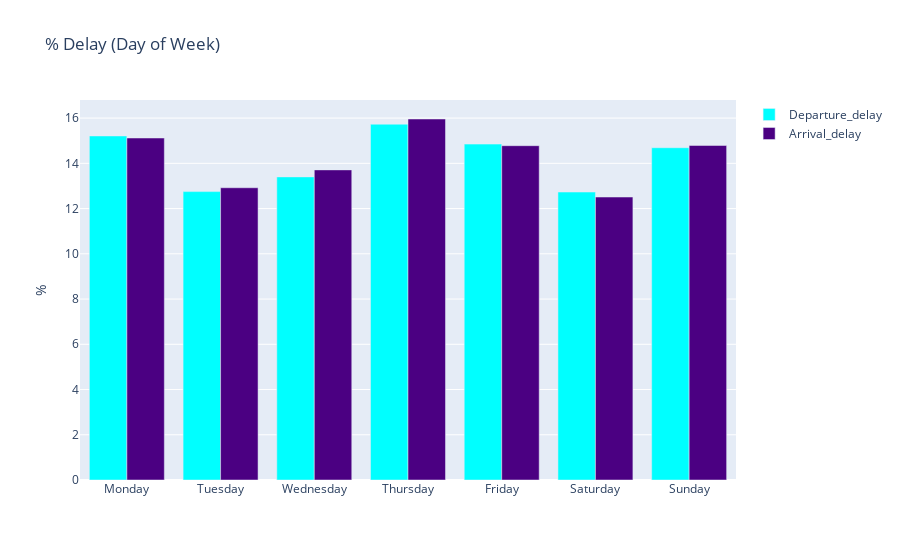

Notebook code cell kept with this figure:
### Markdown cell above
Selon le tableau ci-dessus, le retard d'arrivée est supérieur à celui du retard de départ. On l'observe en juin oû on a enregistré le plus grand nombre de retard.

### Code cell
# Percentage of delay per month

df_d = df.groupby('DAY_OF_WEEK').DEP_DELAY_NEW.mean().round(2)
df_d.index = df_d.index.map(days)

trace1 = go.Bar(
    x=df_d.index,
    y=df_d.values,
    name = 'Departure_delay',
    marker=dict(
        color = 'cyan'
    )
)

df_d = df.groupby('DAY_OF_WEEK').ARR_DELAY_NEW.mean().round(2)
df_d.index = df_d.index.map(days)

trace2 = go.Bar(
    x=df_d.index,
    y=df_d.values,
    name='Arrival_delay',
    marker=dict(
        color = 'indigo'
    )
)

data = [trace1,trace2]
layout = go.Layout(
    title='% Delay (Day of Week)', 
    yaxis = dict(title = '%')
)

fig = go.Figure(data=data, layout=layout)
py.iplot(fig)

### Figure 1 — Plotly figure (JSON) as saved in the notebook; plotly's stock layout.template omitted (floating-point values rounded to 4 significant figures)
{"data": [{"marker": {"color": "cyan"}, "name": "Departure_delay", "type": "bar", "x": ["Monday", "Tuesday", "Wednesday", "Thursday", "Friday", "Saturday", "Sunday"], "y": [15.21, 12.75, 13.4, 15.73, 14.85, 12.73, 14.69]}, {"marker": {"color": "indigo"}, "name": "Arrival_delay", "type": "bar", "x": ["Monday", "Tuesday", "Wednesday", "Thursday", "Friday", "Saturday", "Sunday"], "y": [15.12, 12.92, 13.71, 15.96, 14.78, 12.51, 14.79]}], "layout": {"title": {"text": "% Delay (Day of Week)"}, "yaxis": {"title": {"text": "%"}}}}
